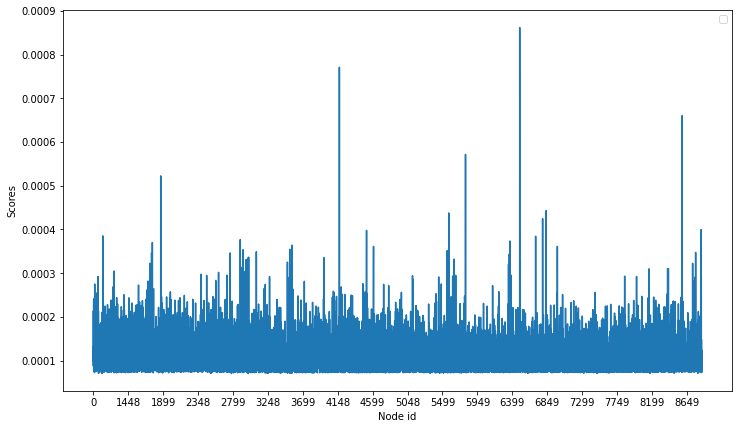

Generate this figure with Python:
# importing modules 
import networkx as nx 
import matplotlib.pyplot as plt 
  
G= nx.read_edgelist('/home/sahil/Downloads/2nd sem/assignments/wsc/Assignment 4/Ques2/pagerank/dataset3/p2p-Gnutella06.txt') 
 
hubs, authorities = nx.hits(G, max_iter = 50, normalized = True) 
  
import numpy as np
lists = sorted(hubs.items()) # sorted by key, return a list of tuples

x, y = zip(*lists) # unpack a list of pairs into two tuples
plt.figure(figsize=(12,7))
plt.xlabel('Node id')
plt.ylabel('Scores')
plt.plot(x, y)
plt.xticks(np.arange(0,9500, 500))
plt.legend()
